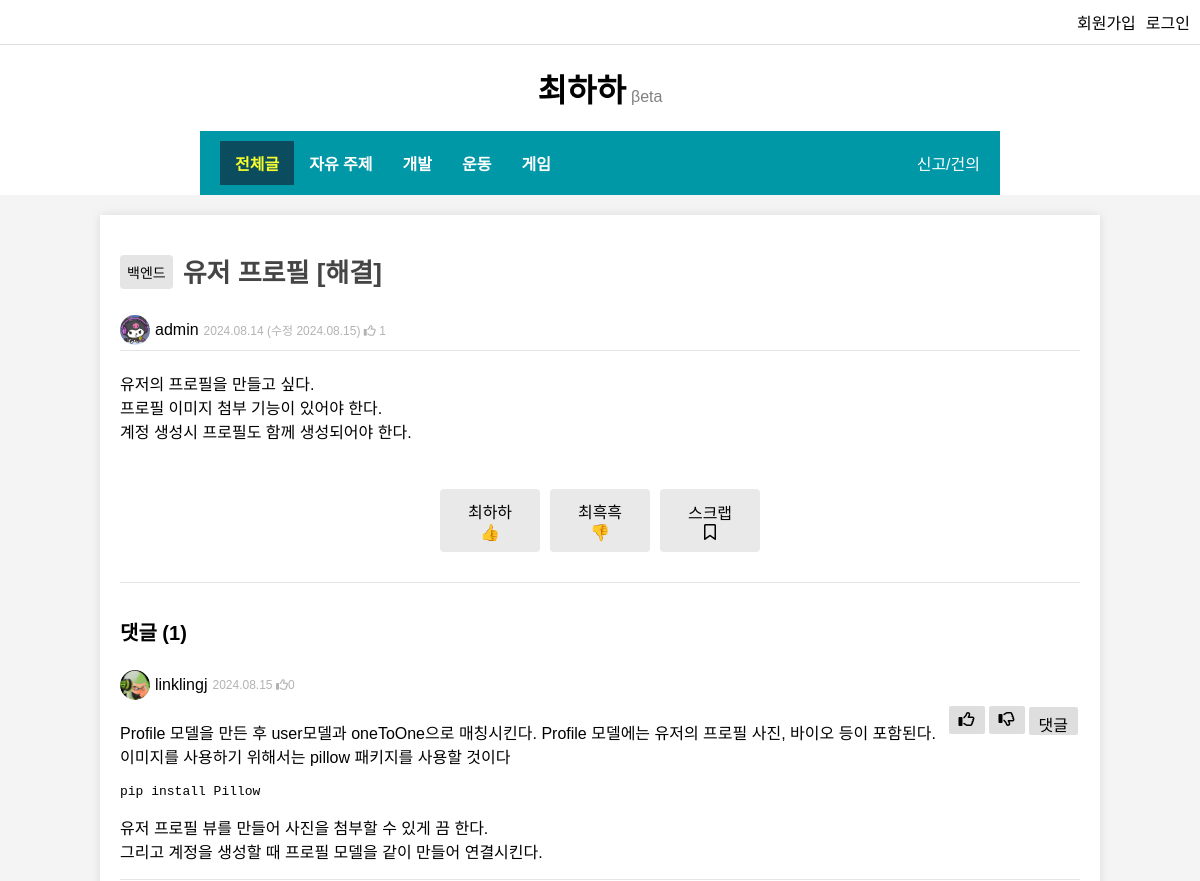
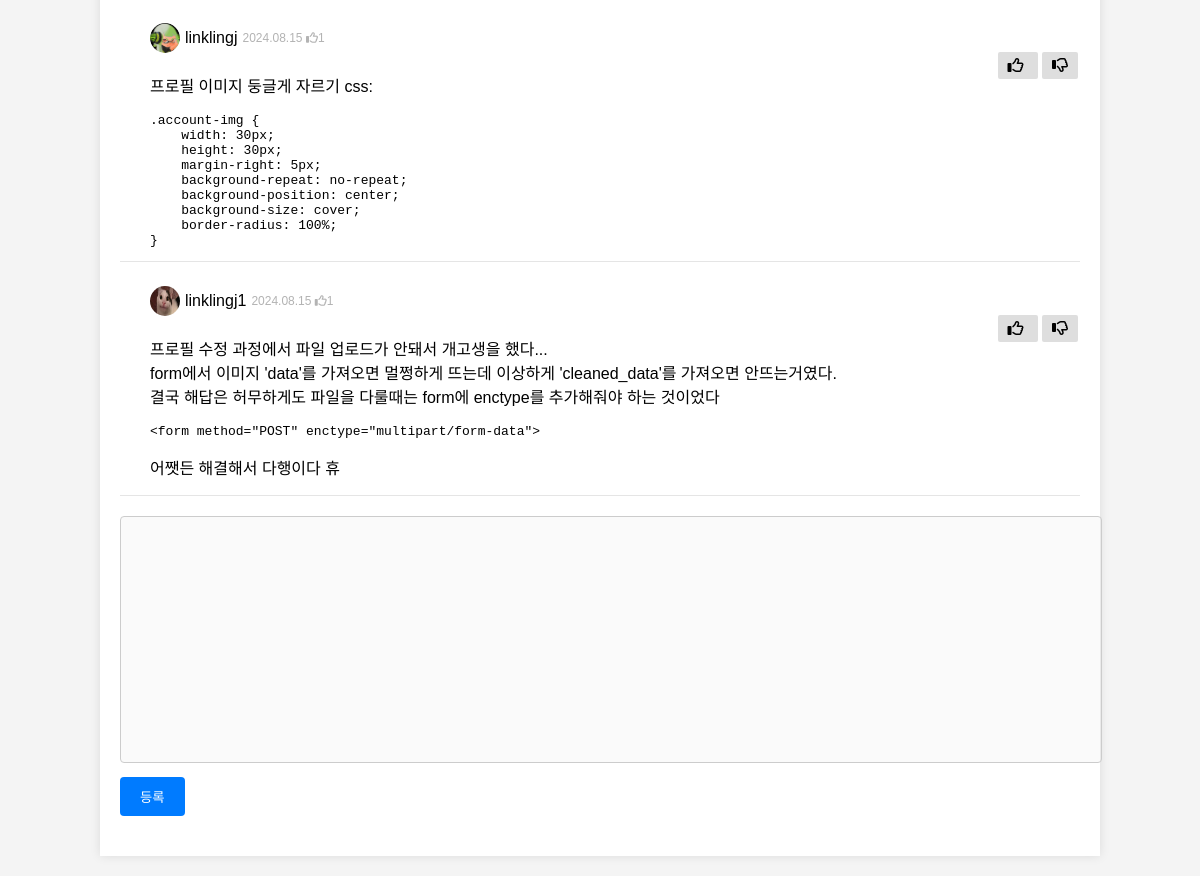
Page /pybo/question/16/ on the committed database (2 pictures, top to bottom).
### pybo/models.py (models this page shows, shortened)
class Question(models.Model):
	author = models.ForeignKey(User, on_delete=models.CASCADE, related_name='author_question')
	subject = models.CharField(max_length = 200)
	content = models.TextField()
	create_date = models.DateTimeField(auto_now_add = True)
	modify_date = models.DateTimeField(null=True, blank=True)
	voter = models.ManyToManyField(User, related_name='voter_question')
	down_voter = models.ManyToManyField(User, related_name='down_voter_question')
	category = models.ForeignKey(Category, on_delete=models.CASCADE, related_name='category')

class Category(models.Model):
	name = models.CharField(max_length=100, unique=True)
	link_name = models.CharField(max_length=100, unique=True)

class Answer(models.Model):
	author = models.ForeignKey(User, on_delete=models.CASCADE, related_name='author_answer')
	question = models.ForeignKey(Question, on_delete = models.CASCADE)
	content = models.TextField()
	create_date = models.DateTimeField(auto_now_add = True)
	modify_date = models.DateTimeField(null=True, blank=True)
	voter = models.ManyToManyField(User, related_name='voter_answer')
	down_voter = models.ManyToManyField(User, related_name='down_voter_answer')

class Comment(models.Model):
	author = models.ForeignKey(User, on_delete=models.CASCADE)
	answer = models.ForeignKey(Answer, null=True, blank=True, on_delete = models.CASCADE)
	content = models.TextField()
	create_date = models.DateTimeField()
	modify_date = models.DateTimeField(null=True, blank=True)
	voter = models.ManyToManyField(User, related_name='voter_comment')
	down_voter = models.ManyToManyField(User, related_name='down_voter_comment')

### common/models.py (models this page shows, shortened)
class Profile(models.Model):
	user = models.OneToOneField(User, on_delete=models.CASCADE)
	avatar = models.ImageField(default='default.jpg', upload_to='profile_images')
	bio = models.TextField(max_length=500, blank=True)

### pybo/views.py (the view)
# urls.py: path('question/<int:question_id>/', views.detail, name='detail'),
def detail(request, question_id):
	question = get_object_or_404(Question, pk=question_id)
	context = {'question': question}
	return render(request, 'pybo/question_detail.html', context)

### pybo/templatetags/pybo_filter.py (called while the page is built)
@register.filter()
def mark(value):
	extensions = ["nl2br", "fenced_code"]
	return mark_safe(markdown.markdown(value, extensions=extensions))

### templates/pybo/question_detail.html (shortened to what this page needs)
{% extends 'base.html' %}
{% load pybo_filter %}
{% block content %}
{% load static %}
<link rel="stylesheet" type="text/css" href="{% static 'question_detail.css' %}">
<div class="container">
	<div class="box">
		<div class="title_box">
			<div class="category">
				<a href="{% url 'pybo:index' category=question.category.link_name %}">{{ question.category.name }}</a>
			</div>
			<h1>{{ question.subject }}</h1>
		</div>
		<div class="question_info">
			<img class="account-img" src="{{ question.author.profile.avatar.url }} "/>
			{{ question.author.username }}
			<p class="small_text">
				{{ question.create_date|date:"Y.m.d" }}
				{% if question.modify_date %}
				(수정 {{ question.modify_date|date:"Y.m.d" }})
				{% endif %}
				<i class="fa-regular fa-thumbs-up"></i>
				{{ question.voter.count }}
			</p>
		</div>
	</div>
	<div class="box">
		<div>
			{{ question.content|mark }}
		</div>
		<div class="vote_box">
			<a href="{% url 'pybo:question_like' question.id %}" class="button">
				<span>최하하</span>
				<span>👍</span>
			</a>
			<a href="{% url 'pybo:question_dislike' question.id %}" class="button">
				<span>최흑흑</span>
				<span>👎</span>
			</a>
			<a href="#" class="button">
				<span>스크랩</span>
				<span><i class="fa-regular fa-bookmark"></i></span>
			</a>
		</div>
	</div>
	<h5>댓글 ({{ question.answer_set.count }})</h5>
	<div>
		{% for answer in question.answer_set.all %}
			<div class="box">
				<div class="answer_info_box">
					<img class="account-img" src="{{ answer.author.profile.avatar.url }} "/>
					{{ answer.author.username }}
					<p class="small_text">{{ answer.create_date|date:"Y.m.d" }}
						<i class="fa-regular fa-thumbs-up"></i>{{ answer.voter.count }}</p>
				</div>
				<div class="answer_content_box">
					<div>{{ answer.content|mark }}</div>
					<div class="answer_right">
						{% if request.user %}
						<a class="small_button" href="{% url 'pybo:answer_like' answer.id %}">
							{% if answer.user_liked %}
								<i class="fa-solid fa-thumbs-up"></i>
							{% else %}
								<i class="fa-regular fa-thumbs-up"></i>
							{% endif %}
						</a>
						<a class="small_button" href="{% url 'pybo:answer_dislike' answer.id %}">
							{% if answer.user_liked %}
								<i class="fa-solid fa-thumbs-down"></i>
							{% else %}
								<i class="fa-regular fa-thumbs-down"></i>
							{% endif %}
						</a>
						<button class="small_button make_comment" onclick="commentButton({{forloop.counter0}})">댓글</button>
						{% endif %}
					</div>
				</div>
			</div>
			{% for comment in answer.comment_set.all %}
				<div class="comment_box">
					<div class="comment_info_box">
						<img class="account-img" src="{{ comment.author.profile.avatar.url }} "/>
						{{ comment.author.username }}
						<p class="small_text">{{ comment.create_date|date:"Y.m.d" }}
						<i class="fa-regular fa-thumbs-up"></i>{{ comment.voter.count }}</i></p>
					</div>
					<div class="comment_content_box">
						<div>{{ comment.content|mark }}</div>
						<div class="comment_right">
							{% if request.user %}
							<a class="small_button" href="{% url 'pybo:comment_like' comment.id %}">
								{% if comment.user_liked %}
									<i class="fa-solid fa-thumbs-up"></i>
								{% else %}
									<i class="fa-regular fa-thumbs-up"></i>
								{% endif %}
							</a>
							<a class="small_button" href="{% url 'pybo:comment_dislike' comment.id %}">
								{% if comment.user_liked %}
									<i class="fa-solid fa-thumbs-down"></i>
								{% else %}
									<i class="fa-regular fa-thumbs-down"></i>
								{% endif %}
							</a>
							{% endif %}
						</div>
					</div>
				</div>
			{% endfor %}
		{% endfor %}
	</div>
	<form action="{% url 'pybo:answer_create' question.id %}" method="post">
		<textarea name="content" id="content" {% if not user.is_authenticated %}disabled{% endif %} rows="15"></textarea>
		<input type="submit" value="등록"></input>
	</form>
</div>
{% load static %}
{% endblock %}

### templates/base.html (shortened to what this page needs)
<!doctype html>
<html lang="ko">
<head>
	{% load static %}
	<link rel="stylesheet" type="text/css" href="{% static 'styles.css' %}">
</head>
{% include "navbar.html" %}
<body>
{% block content %}
{% endblock %}
</body>
</html>

### templates/navbar.html (shortened to what this page needs)
<head>
    {% load static %}
    <link rel="stylesheet" type="text/css" href="{% static 'navbar.css' %}">
</head>
<header>
    <section id="sub">
        <ul>
            {% if user.is_authenticated %}
            <li><a href="{% url 'common:profile' %}">마이페이지</a></li>
            <li><form method="post" action="{% url 'common:logout' %}">
                {% csrf_token %}
                <button class="logout-btn" type="submit">로그아웃</button>
            </form></li>
            {% else %}
            <li><a href="{% url 'common:signup' %}">회원가입</a></li>
            <li><a href="{% url 'common:login' %}">로그인</a></li>
            {% endif %}
        </ul>
    </section>
    <section id="main">
        <div class="logo">
            <a href="/pybo">
            <span class="title">최하하</span>
            <span class="betaText">βeta</span>
            </a>
        </div>
    </section>
    <div id="bg" style="display: none;">
        <section id="nav">
            <div class="navWrap">
                <nav>
                    <ul>
                        <li style="background-color: #0B4C5F;">
                            <div class="menu">
                                <a style="font-weight: bold; color: #F7FE2E;" href="/">
                                전체글
                                </a>
                            </div>
                        </li>
                        <li style="background-color: inherit;">
                            <div class="menu">
                                <a style="font-weight: bold; ">
                                자유 주제
                                </a>
                            </div>
                        </li>
                        <li style="background-color: inherit;">
                            <div class="menu">
                                <a style="font-weight: bold; ">
                                개발
                                </a>
                            </div>
                        </li>
                        <li style="background-color: inherit;">
                            <div class="menu">
                                <a style="font-weight: bold; ">
                                운동
                                </a>
                            </div>
                        </li>
                        <li style="background-color: inherit;">
                            <div class="menu">
                                <a style="font-weight: bold; ">
                                게임
                                </a>
                            </div>
                        </li>
                    </ul>
                    <div id="menu-report"><a href="/report">신고/건의</a></div>
                </nav>
            </div>
        </section>
    </div>
</header>

### static/styles.css (style rules this page uses)
body { font-family: Arial, sans-serif; background-color: #f4f4f4; margin-left: 30px; margin-right: 30px; padding: 0; }
.container { width: 80%; margin: 20px auto; padding: 20px; background-color: #fff; box-shadow: 0 0 10px rgba(0, 0, 0, 0.1); }
.box { border-bottom: 1px solid #e5e5e5; margin-bottom: 20px; }
form { margin-top: 20px; }
textarea { width: 100%; padding: 10px; margin-bottom: 10px; margin-right: 20px; border-radius: 4px; border: 1px solid #ccc; resize: none; font-family: Arial, sans-serif; }
input { margin-bottom: 20px; }
.button { background-color: #007BFF; color: white; border: none; padding: 10px 20px; border-radius: 4px; cursor: pointer; text-decoration: none; }
.small_button { background-color: #dedede; color: black; border: none; margin: 2px; padding: 5px 10px; border-radius: 2px; cursor: pointer; text-decoration: none; }

### static/navbar.css (style rules this page uses)
body { margin: 0; padding: 0; font-family: Arial, sans-serif; }
header { display: flex; flex-direction: column; align-items: center; width: 100%; background-color: white; }
#sub { width: 100%; border-bottom: 1px solid #ddd; }
#sub ul { display: flex; margin: 10px 0px 10px 0px; padding: 0px; justify-content: flex-end; }
#sub ul li { display: flex; margin-right: 10px; }
#sub ul li a { text-decoration: none; color: black; }
#main .logo { margin: 20px 0; }
#main .logo a { text-decoration: none; color: black; display: flex; align-items: baseline; }
#main .logo .title { font-size: 32px; font-weight: bold; margin-right: 5px; }
#main .logo .betaText { font-size: 16px; color: gray; }
#nav { width: 800px; background-color: #0097A7; }
.navWrap { display: flex; justify-content: space-between; align-items: center; max-width: 1200px; margin: 0 auto; padding: 10px 20px; }
.navWrap nav { display: flex; width: 100%; justify-content: space-between; }
.navWrap ul { list-style: none; margin: 0; padding: 0; display: flex; align-items: center; }
.navWrap ul li { position: relative; }
.navWrap ul li a { text-decoration: none; color: white; padding: 10px 15px; display: block; }
#menu-report { display: flex; align-items: center; }
#menu-report a { text-decoration: none; color: white; }
.menu { display: flex; align-items: center; }
.menu a { font-weight: bold; }

### static/question_detail.css (style rules this page uses)
h1 { font-size: 26px; color: #454545; margin-bottom: 20px; }
.title_box { display: flex; align-items: center; }
.category { display: flex; justify-content: center; background-color: #e5e5e5; padding: 7px; font-size: 14px; margin-right: 10px; border-radius: 4px; }
.category a { text-decoration: none; color: black; }
.small_text { font-size: 12px; color: #b3b3b3; margin-left: 5px; }
h5 { font-size: 20px; margin-bottom: 20px; }
input[type="submit"] { background-color: #007BFF; color: white; border: none; padding: 10px 20px; border-radius: 4px; cursor: pointer; }
.question_info { display: flex; align-items: center; }
.answer_info_box { display: flex; align-items: center; }
.answer_right { display: flex; align-items: flex-start; }
.comment_info_box { display: flex; align-items: center; }
.answer_content_box { display: flex; justify-content: space-between; }
.comment_content_box { display: flex; justify-content: space-between; }
.comment_box { border-bottom: 1px solid #e5e5e5; margin-bottom: 20px; padding-left: 30px; }
.make_comment { height: 28px; font-size: 16px; margin-top: 3px; }
.vote_box { padding: 30px; display: flex; justify-content: center; }
.vote_box a { display: flex; flex-direction: column; background-color: #e9e9e9; color: black; width: 80px; height: auto; padding: 10px; margin: 0px 5px; align-items: center; justify-content: center; }
.account-img { width: 30px; height: 30px; margin-right: 5px; background-repeat: no-repeat; background-position: center; background-size: cover; border-radius: 100%; }

### rows in the picture
Question: category.name "백엔드", subject "유저 프로필 [해결]", author.profile.avatar (picture), author.username "admin", create_date "2024.08.14", modify_date "2024.08.15", voter.count "1", content|mark "유저의 프로필을 만들고 싶다. 프로필 이미지 첨부 기능이 있어야 한다. 계정 생성시 프로필도 함께 생성되어야 한다.", answer_set.count "1"
Answer: author.profile.avatar (picture), author.username "linklingj", create_date "2024.08.15", voter.count "0", content|mark "Profile 모델을 만든 후 user모델과 oneToOne으로 매칭시킨다. Profile 모델에는 유저의 프로필 사진, 바이오 등이 포함된다. 이미지를 사용하기 위해서는 pillow 패키지를 사용할 것이다 pip install Pillow 유저 프로필 뷰를 만들어 사진을 첨부할 수 있게 끔 한다. 그리고 계정을 생성할 때 프로필 모델을 같이 만들어 연결시킨다."
Comment: author.profile.avatar (picture), author.username "linklingj", create_date "2024.08.15", voter.count "1", content|mark "프로필 이미지 둥글게 자르기 css: .account-img { width: 30px; height: 30px; margin-right: 5px; background-repeat: no-repeat; background-position: center; background-size: cover; border-radius: 100%; }"
Comment: author.profile.avatar (picture), author.username "linklingj1", create_date "2024.08.15", voter.count "1", content|mark "프로필 수정 과정에서 파일 업로드가 안돼서 개고생을 했다... form에서 이미지 'data'를 가져오면 멀쩡하게 뜨는데 이상하게 'cleaned_data'를 가져오면 안뜨는거였다. 결국 해답은 허무하게도 파일을 다룰때는 form에 enctype를 추가해줘야 하는 것이었다 <form method=\"POST\" enctype=\"multipart/form-data\"> 어쨋든 해결해서 다행이다 휴"
